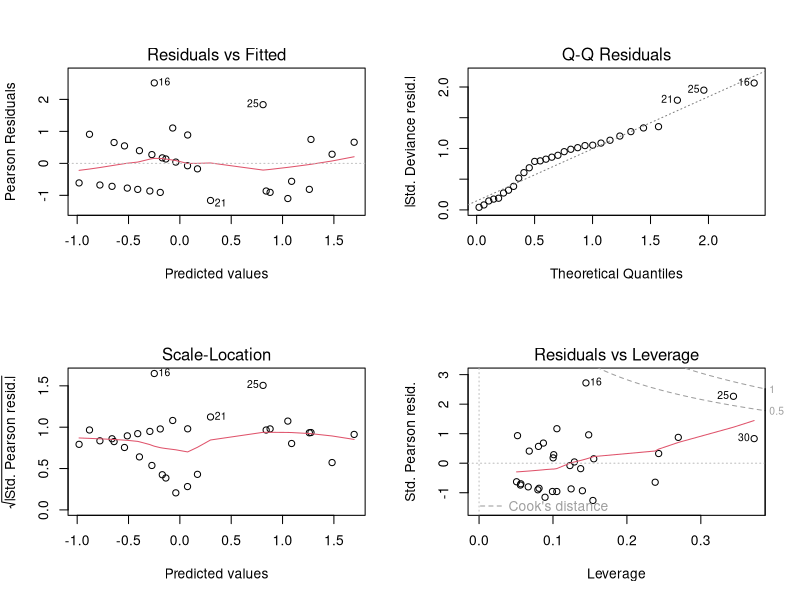

Reproduce this figure in R.
# Create the dataset
aircraft_data <- data.frame(
  y = c(0,1,0,0,0,0,1,0,0,2,1,1,1,1,2,3,1,1,1,2,0,1,1,2,5,1,1,5,5,7),
  x1 = c(0,0,0,0,0,0,0,0,0,0,0,0,0,0,0,1,1,1,1,1,1,1,1,1,1,1,1,1,1,1),
  x2 = c(4,4,4,5,5,5,6,6,6,7,7,7,8,8,8,7,7,7,10,10,10,12,12,12,8,8,8,14,14,14),
  x3 = c(91.5,84.0,76.5,69.0,61.5,80.0,72.5,65.0,57.5,50.0,103.0,95.5,88.0,80.5,73.0,
         116.1,100.6,85.0,69.4,53.9,112.3,96.7,81.1,65.6,50.0,120.0,104.4,88.9,73.7,57.8)
)

# Fit Poisson regression model
poisson_model <- glm(y ~ x1 + x2 + x3, family = poisson(link = "log"), data = aircraft_data)

# Display model summary
summary(poisson_model)

# Calculate pseudo R-squared (1 - residual deviance/null deviance)
pseudo_r2 <- 1 - poisson_model$deviance/poisson_model$null.deviance

# Perform analysis of deviance
anova_result <- anova(poisson_model, test = "Chisq")

# Create diagnostic plots
par(mfrow = c(2,2))
plot(poisson_model)

# Print additional model statistics
cat("\nModel Statistics:\n")
cat("Null Deviance:", poisson_model$null.deviance, 
    "on", poisson_model$df.null, "degrees of freedom\n")
cat("Residual Deviance:", poisson_model$deviance, 
    "on", poisson_model$df.residual, "degrees of freedom\n")
cat("AIC:", poisson_model$aic, "\n")
cat("Pseudo R-squared:", pseudo_r2, "\n")

# Display ANOVA results
cat("\nAnalysis of Deviance Table:\n")
print(anova_result)

# Calculate and print odds ratios and confidence intervals
coef_exp <- exp(coef(poisson_model))
conf_int <- exp(confint(poisson_model))
coef_table <- cbind(Estimate = coef_exp, 
                    CI_lower = conf_int[,1], 
                    CI_upper = conf_int[,2])

cat("\nExponentiated Coefficients (Rate Ratios) with 95% CI:\n")
print(coef_table)

# Perform Walt's test for analysis of deviance
library(lmtest)
walt_result <- waldtest(poisson_model)
walt_result
